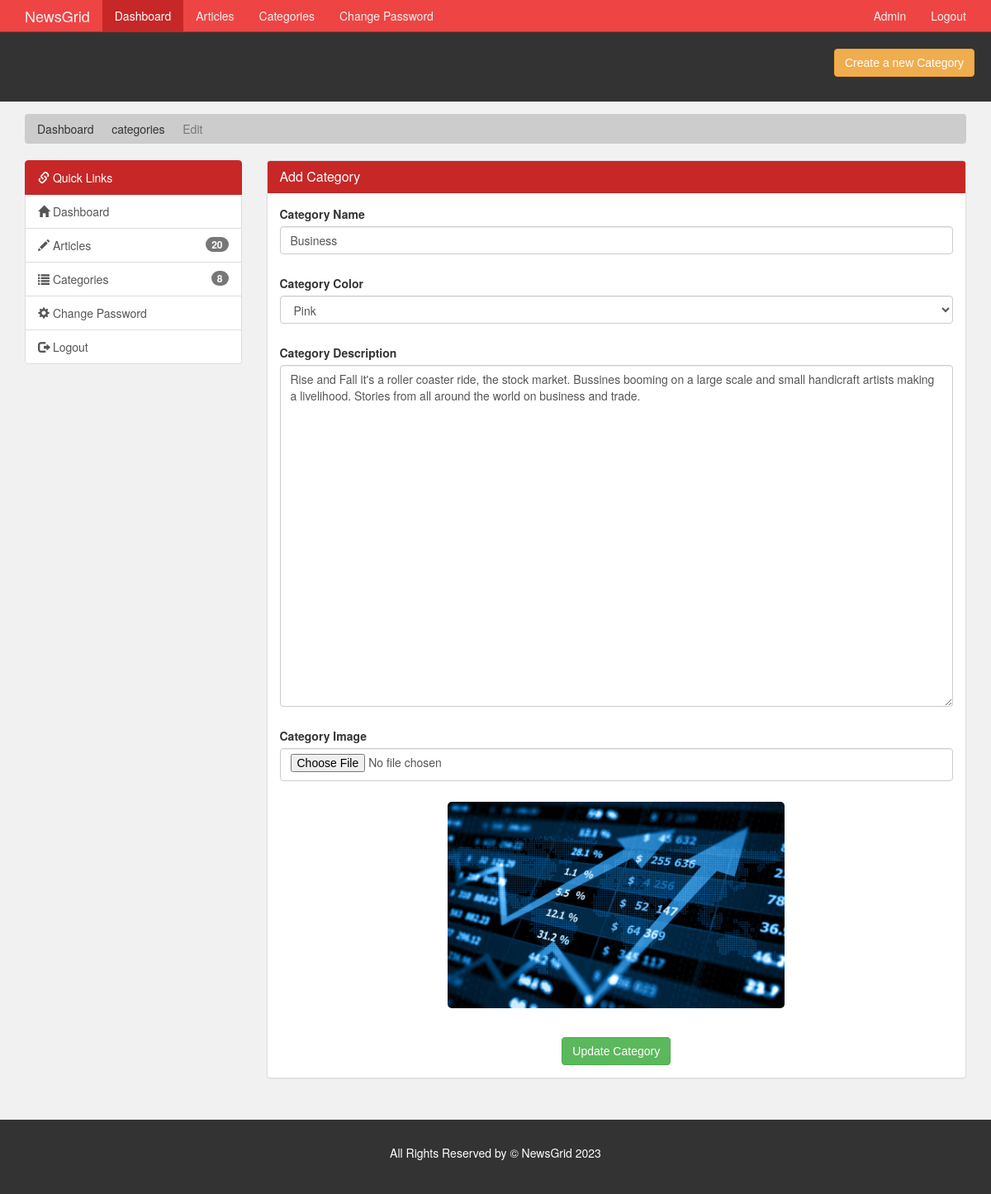
Screenshot of /admin/edit-category.php?id=5 (signed in) with the database file from the repository.
### tables this page shows
CREATE TABLE `category` (
  `category_id` int(11) NOT NULL,
  `category_name` varchar(45) NOT NULL,
  `category_color` varchar(35) NOT NULL,
  `category_image` varchar(250) NOT NULL,
  `category_description` varchar(350) NOT NULL
);

### admin/edit-category.php (the view, shortened to what this page needs)
<?php
  require('./includes/nav.inc.php');
  if(isset($_GET['id'])) {
    $category_id = $_GET['id'];
  }else {
    redirect('./categories.php');
  }
?>
<section id="breadcrumb">
  <div class="container">
    <ol class="breadcrumb">
      <li><a href="./index.php">Dashboard</a></li>
      <li><a href="./categories.php">categories</a></li>
      <li class="active">Edit</li>
    </ol>
  </div>
</section>
<section id="main">
  <div class="container">
    <div class="row">
      <?php
        $sql = "SELECT *
                FROM category
                WHERE category_id = {$category_id}";
        $result = mysqli_query($con,$sql);
        $data = mysqli_fetch_assoc($result);
        $category_name = $data['category_name'];
        $category_desc = $data['category_description'];
        $category_color = $data['category_color'];
        $category_image = $data['category_image'];
        require('./includes/quick-links.inc.php');
      ?>
      <div class="col-md-9">
        <div class="panel panel-default">
          <div class="panel-heading main-color-bg">
            <h3 class="panel-title">Add Category</h3>
          </div>
          <div class="panel-body">
            <form method="post" id="edit_form" enctype="multipart/form-data">
              <div class="form-group">
                <label>Category Name</label>
                <input type="text" autocomplete="off" class="form-control" placeholder="Category Name"
                  name="category_title" id="category_title" required value="<?php echo $category_name ?>" />
                <p id="error-title" class="error-msg text-danger"></p>
              </div>
              <div class="form-group">
                <label>Category Color</label>
                <select name="category_color" class="form-control" id="category_color">
                  <?php
                    $pink = "";
                    if($category_color == "tag-pink") {
                      $pink = "selected";
                    }
                  ?>
                  <option value="tag-pink" <?php echo $pink; ?>>Pink</option>
                </select>
                <p id="error-cat" class="error-msg text-danger"></p>
              </div>
              <div class="form-group">
                <label>Category Description</label>
                <textarea name="category_desc" autocomplete="off" id="category_desc" class="form-control"
                  placeholder="Category Description" rows="20" min="150"
                  required><?php echo $category_desc ?></textarea>
                <p id="error-desc" class="error-msg text-danger"></p>
              </div>
              <div class="form-group">
                <label>Category Image</label>
                <input type="file" class="form-control" placeholder="Category Image" name="category_img"
                  id="category_img" accept="image/*" />
                <p id="error-img" class="error-msg text-danger"></p>
              </div>
              <div class="form-group text-center">
                <img src="../assets/images/category/<?php echo $category_image ?>" class="image_preview"
                  id="image_preview" />
              </div>
              <br>
              <div class="text-center">
                <button type="submit" name="submit" class="btn btn-success">Update Category</button>
              </div>
            </form>
          </div>
        </div>
      </div>
    </div>
  </div>
</section>
<?php
  require('./includes/footer.inc.php')
?>

### assets/css/partials/4-component.css (style rules this page uses)
.container { width: 100%; padding-right: 15px; padding-left: 15px; margin-right: auto; margin-left: auto; }
.btn { display: inline-block; border: none; background: var(--dark-color); color: #fff; text-decoration: none; font-family: var(--ff-nunito); padding: 0.5rem 0.75rem; border-radius: var(--border-radius); transition: all 200ms ease-in-out; }

### assets/css/admin/style.css (style rules this page uses)
body { background: var(--light-color); }
.main-color-bg { background-color: var(--primary-color) !important; border-color: var(--primary-color) !important; color: #ffffff !important; }
.breadcrumb { background: #cccccc; color: #333333; }
.breadcrumb a { color: #333333; }
#main { min-height: 57.2vh; }
input[type="file"] { padding-bottom: 3.2rem; }
.image_preview { width: 50%; margin-left: auto; height: 250px; object-fit: cover; border-radius: var(--border-radius); }
.error-msg { padding-left: 1rem; padding-top: 1rem; font-weight: bold; }

### assets/css/partials/1-variables.css (style rules this page uses)
:root { --primary-color: #c72727; --secondary-color: #f99500; --light-color: #f1f1f1; --dark-color: #50514f; --black-color: #333333; --tag-trend-color: #fa163f; --tag-yellow-color: #ffbe0b; --tag-purple-color: #8338ec; --tag-blue-color: #3a86ff; --tag-green-color: #00ff73; --tag-orange-color: #ef4339; --tag-pink-color: #ff0a54; --tag-brown-color: #663f3f; --hover-color: #ee4444; --active-color: #b90615; --ts-vs: 0.56rem; --ts-sml: 0.8rem; --ts-md: 1.1rem; --ts-lg: 1.25rem; --hs-vs: 1.3rem; --hs-sml: 2rem; --hs-md: 2.5rem; --hs-lg: 3rem; --ff-monts: 'Poppins', sans-serif; --ff-nunito: 'Poppins', sans-serif; --ff-noto: 'Poppins', sans-serif; --ff-robo: 'Poppins', sans-serif; --border-radius: 5px; }

### rows the page displays
category: category_title "Business", category_desc "Rise and Fall it's a roller coaster ride, the stock market. Bussines booming on a large scale and small handicraft artists making a livelihood. Stories from all around the world on business and trade.", category_image (picture)

### other values shown
$admin_name "Admin"
$no_of_articles "20"
$no_of_categories "8"
